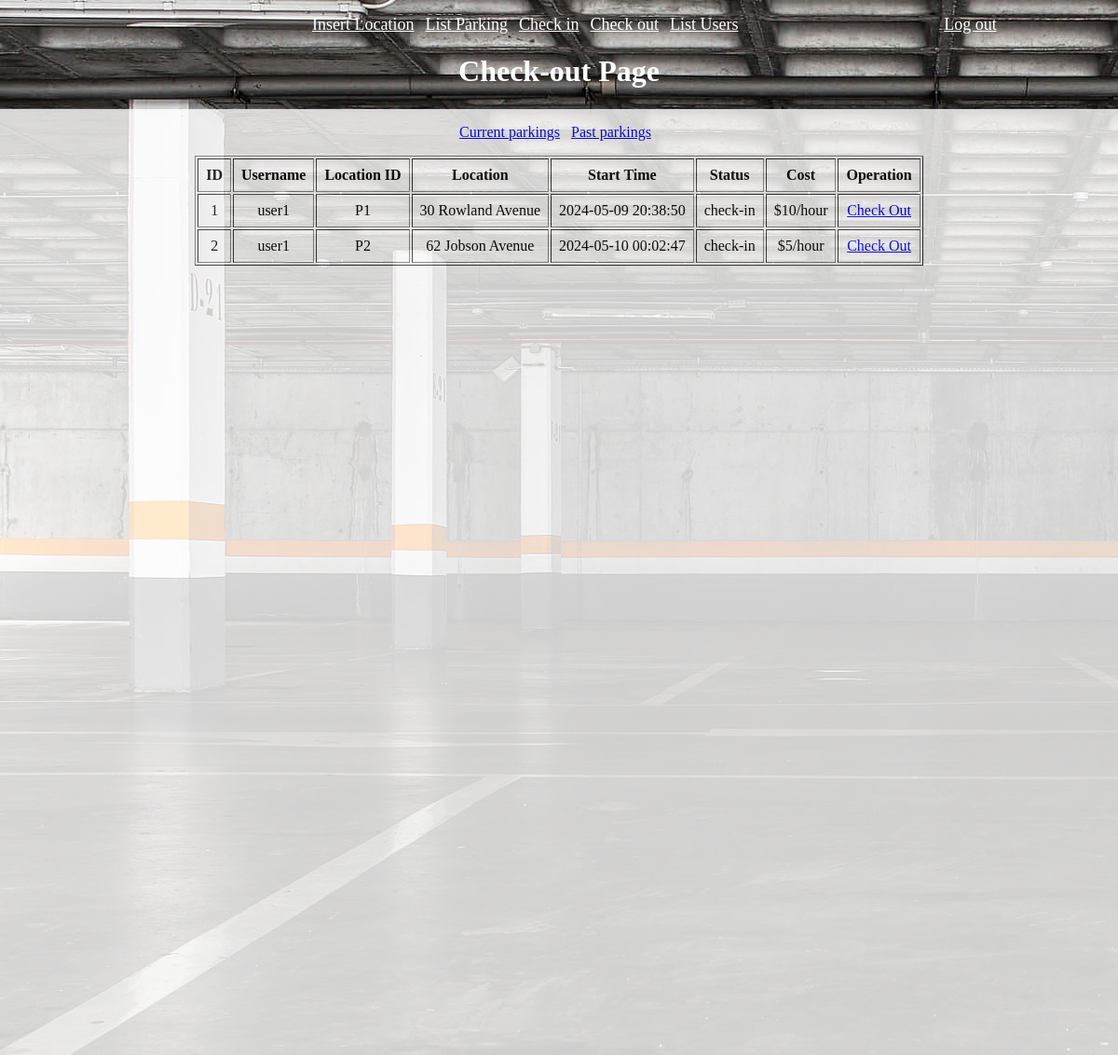
The app's page /page/check_out.php (signed in) with its own data.
### tables this page shows
create table parkings (
	id int auto_increment primary key,
    username char(30) not null,
    location_id char(10) not null,
    start_time datetime not null,
    end_time datetime,
    total_cost int,
    status char(10) not null,
    foreign key (username) references users(username),
    foreign key (location_id) references locations(id)
);

create table locations (
	id char(10) primary key,
    location char(30) not null,
    description char(50) not null,
    capacity int not null,
    current_available int not null,
    cost int not null
);

### class/user.php (the view, shortened to what this page needs)
<?php
    class User {
        public function list_current_parkings(mysqli $conn, string $sql) {
            $cur_parking_result = $conn->query($sql);
            if(mysqli_num_rows($cur_parking_result) > 0){
                echo '<table border=1>
                    <tr>
                        <th>ID</th>
                        <th>Username</th>
                        <th>Location ID</th>
                        <th>Location</th>
                        <th>Start Time</th>
                        <th>Status</th>
                        <th>Cost</th>
                        <th>Operation</th>
                    </tr>';
                while($row = mysqli_fetch_array($cur_parking_result)) {
                    echo "<tr>
                        <td>$row[0]</td>
                        <td>$row[1]</td>
                        <td>$row[2]</td>
                        <td>$row[3]</td>
                        <td>$row[4]</td>
                        <td>$row[5]</td>
                        <td>$$row[6]/hour</td>
                        <td><a href='./check_out.php?check_out=true&id=$row[0]&start_time=$row[4]&cost=$row[6]&current_available=$row[7]&location_id=$row[2]'>Check Out</a></td>
                    </tr>";
                }
                echo '</table>';
            } else {
                echo '<h3>You do not have current parkings!</h3>';
            }
        }
    }

### page/check_out.php (shortened to what this page needs)
<!DOCTYPE html>
<html lang="en">
<head>
    <link rel="stylesheet" href="../css/style.css">
</head>
<body>
    <?php include 'navigator.php' ?>
    <h1>Check-out Page</h1>
    <?php
        include '../class/user.php';
        echo "<div class='content'>";
        if(isset($_SESSION['user'])){
            echo '<div class="subTab">
                <a href="check_out.php?tab=current">Current parkings</a>
                <a href="check_out.php?tab=past">Past parkings</a>
            </div>';
            if(isset($_GET['tab']) && $_GET['tab'] == 'past') {
                render_past_parkings();
            } else {
                render_check_out();
            }
        } else {
            echo "<h3>Please login first" . "<h3><a href='login.php'>Login</a></h3></h3>";
        }
        echo "</div>";
        function render_check_out(){
            $username = $_SESSION['user']['username'];
            if($_SESSION['user']['type'] === 'administrator') {
                $list_current_parkings_sql = "select P.id, P.username, P.location_id, L.location, P.start_time, P.status, L.cost, L.current_available
                from parkings P join locations L on P.location_id = L.id where P.status = 'check-in';";
            } else {
                $list_current_parkings_sql = "select P.id, P.username, P.location_id, L.location, P.start_time, P.status, L.cost, L.current_available
                from parkings P join locations L on P.location_id = L.id where P.status = 'check-in' and P.username = '$username';";
            }
            $GLOBALS['user']->list_current_parkings($GLOBALS['my_connection'], $list_current_parkings_sql);
        }
    ?>
</body>
</html>

### page/navigator.php (shortened to what this page needs)
<?php
    if(isset($_SESSION['user'])) {
        if ($_SESSION['user']['type'] === 'administrator') {
            echo '
            <div class="nav">
                <div></div>
                <div class="left">
                    <a href="insert_location.php">Insert Location</a>
                    <a href="list_locations.php?tab=all">List Parking</a>
                    <a href="check_in.php">Check in</a>
                    <a href="check_out.php">Check out</a>
                    <a href="list_users.php?tab=all_users">List Users</a>
                </div>
                <div class="right">
                    <a href="login.php">Log out</a>
                </div>
            </div>';
        }
    }

### css/style.css (style rules this page uses)
body { background: url('../images/bg4.jpg') no-repeat; position: absolute; width: 100%; height: 100%; margin: 0; }
td, th { padding: 8px; text-align: center; }
table, form { margin: 16px 0; }
.nav { margin: 16px; display: flex; justify-content: space-around; align-items: center; }
.nav a { color: white; margin-right: 8px; font-size: 18px; }
h1, h2, h3 { text-align: center; }
h1 { color: #fff; }
.content { display: flex; align-items: center; height: calc(100% - 50px); flex-direction: column; background: white; opacity: 0.8; padding-top: 16px; }

### page/check_out.php (style rules this page uses)
.subTab a { margin-right: 8px; }

### records on screen
parkings: id "1", username "user1", location "P1", location.location "30 Rowland Avenue", start_time "2024-05-09 20:38:50", status "check-in", location.cost "10"
parkings: id "2", username "user1", location "P2", location.location "62 Jobson Avenue", start_time "2024-05-10 00:02:47", status "check-in", location.cost "5"
